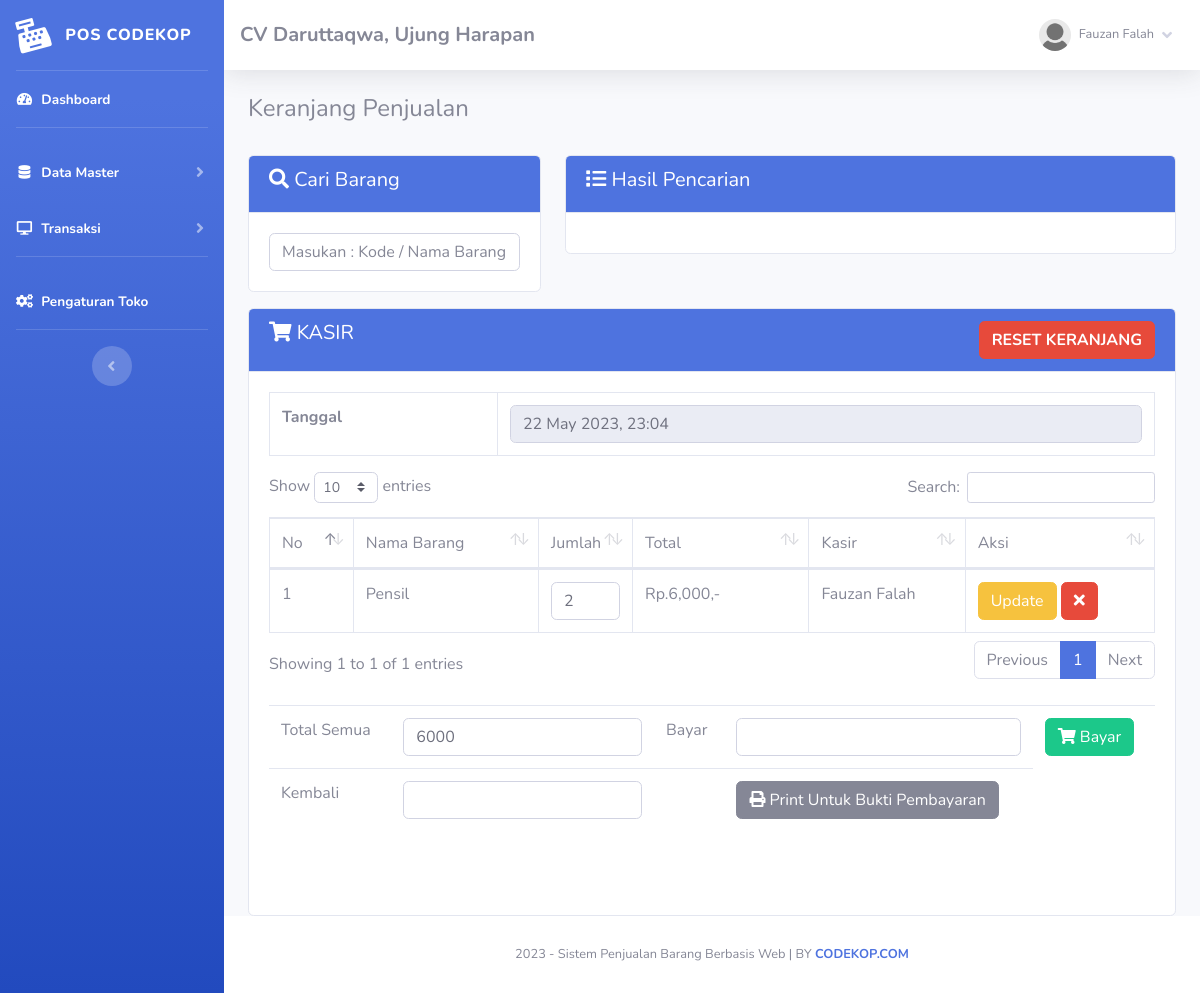
The page /index.php?page=jual (signed in) on the database its author committed.
### tables this page shows
CREATE TABLE `toko` (
  `id_toko` int(11) NOT NULL,
  `nama_toko` varchar(255) NOT NULL,
  `alamat_toko` text NOT NULL,
  `tlp` varchar(255) NOT NULL,
  `nama_pemilik` varchar(255) NOT NULL
);

CREATE TABLE `member` (
  `id_member` int(11) NOT NULL,
  `nm_member` varchar(255) NOT NULL,
  `alamat_member` text NOT NULL,
  `telepon` varchar(255) NOT NULL,
  `email` varchar(255) NOT NULL,
  `gambar` text NOT NULL,
  `NIK` text NOT NULL
);

CREATE TABLE `penjualan` (
  `id_penjualan` int(11) NOT NULL,
  `id_barang` varchar(255) NOT NULL,
  `id_member` int(11) NOT NULL,
  `jumlah` varchar(255) NOT NULL,
  `total` varchar(255) NOT NULL,
  `tanggal_input` varchar(255) NOT NULL
);

CREATE TABLE `barang` (
  `id` int(11) NOT NULL,
  `id_barang` varchar(255) NOT NULL,
  `id_kategori` int(11) NOT NULL,
  `nama_barang` text NOT NULL,
  `merk` varchar(255) NOT NULL,
  `harga_beli` varchar(255) NOT NULL,
  `harga_jual` varchar(255) NOT NULL,
  `satuan_barang` varchar(255) NOT NULL,
  `stok` text NOT NULL,
  `tgl_input` varchar(255) NOT NULL,
  `tgl_update` varchar(255) DEFAULT NULL
);

### fungsi/view/view.php (called while the page is built, shortened)
<?php
class view
{
    protected $db;
    public function __construct($db)
    {
        $this->db = $db;
    }
    public function member_edit($id)
    {
        $sql = "select member.*, login.*
                from member inner join login on member.id_member = login.id_member
                where member.id_member= ?";
        $row = $this-> db -> prepare($sql);
        $row -> execute(array($id));
        $hasil = $row -> fetch();
        return $hasil;
    }
    public function toko()
    {
        $sql = "select*from toko where id_toko='1'";
        $row = $this-> db -> prepare($sql);
        $row -> execute();
        $hasil = $row -> fetch();
        return $hasil;
    }
    public function penjualan()
    {
        $sql ="SELECT penjualan.* , barang.id_barang, barang.nama_barang, member.id_member,
                member.nm_member from penjualan
                left join barang on barang.id_barang=penjualan.id_barang
                left join member on member.id_member=penjualan.id_member
                ORDER BY id_penjualan";
        $row = $this-> db -> prepare($sql);
        $row -> execute();
        $hasil = $row -> fetchAll();
        return $hasil;
    }
}

### admin/module/jual/index.php (the view, shortened to what this page needs)
<h4>Keranjang Penjualan</h4>
<br>
<div class="row">
	<div class="col-sm-4">
		<div class="card card-primary mb-3">
			<div class="card-header bg-primary text-white">
				<h5><i class="fa fa-search"></i> Cari Barang</h5>
			</div>
			<div class="card-body">
				<input type="text" id="cari" class="form-control" name="cari" placeholder="Masukan : Kode / Nama Barang  [ENTER]">
			</div>
		</div>
	</div>
	<div class="col-sm-8">
		<div class="card card-primary mb-3">
			<div class="card-header bg-primary text-white">
				<h5><i class="fa fa-list"></i> Hasil Pencarian</h5>
			</div>
			<div class="card-body">
			</div>
		</div>
	</div>
	<div class="col-sm-12">
		<div class="card card-primary">
			<div class="card-header bg-primary text-white">
				<h5><i class="fa fa-shopping-cart"></i> KASIR
				<a class="btn btn-danger float-right"
					onclick="javascript:return confirm('Apakah anda ingin reset keranjang ?');" href="fungsi/hapus/hapus.php?penjualan=jual">
					<b>RESET KERANJANG</b></a>
				</h5>
			</div>
			<div class="card-body">
				<div id="keranjang" class="table-responsive">
					<table class="table table-bordered">
						<tr>
							<td><b>Tanggal</b></td>
							<td><input type="text" readonly="readonly" class="form-control" value="<?php echo date("j F Y, G:i");?>" name="tgl"></td>
						</tr>
					</table>
					<table class="table table-bordered w-100" id="example1">
						<thead>
							<tr>
								<td> No</td>
								<td> Nama Barang</td>
								<td style="width:10%;"> Jumlah</td>
								<td style="width:20%;"> Total</td>
								<td> Kasir</td>
								<td> Aksi</td>
							</tr>
						</thead>
						<tbody>
							<?php $total_bayar=0; $no=1; $hasil_penjualan = $lihat -> penjualan();?>
							<?php foreach($hasil_penjualan  as $isi){?>
							<tr>
								<td><?php echo $no;?></td>
								<td><?php echo $isi['nama_barang'];?></td>
								<td>
									<form method="POST" action="fungsi/edit/edit.php?jual=jual">
											<input type="number" name="jumlah" value="<?php echo $isi['jumlah'];?>" class="form-control">
										</td>
										<td>Rp.<?php echo number_format($isi['total']);?>,-</td>
										<td><?php echo $isi['nm_member'];?></td>
										<td>
											<button type="submit" class="btn btn-warning">Update</button>
									<a href="fungsi/hapus/hapus.php?jual=jual&id=<?php echo $isi['id_penjualan'];?>&brg=<?php echo $isi['id_barang'];?>
										&jml=<?php echo $isi['jumlah']; ?>"  class="btn btn-danger"><i class="fa fa-times"></i>
									</a>
								</td>
							</tr>
							<?php $no++; $total_bayar += $isi['total'];}?>
						</tbody>
				</table>
				<br/>
				<div id="kasirnya">
					<table class="table table-stripped">
						<form method="POST" action="index.php?page=jual&nota=yes#kasirnya">
							<tr>
								<td>Total Semua  </td>
								<td><input type="text" class="form-control" name="total" value="<?php echo $total_bayar;?>"></td>
								<td>Bayar  </td>
								<td><input type="text" class="form-control" name="bayar" value="<?php echo $bayar;?>"></td>
								<td><button class="btn btn-success"><i class="fa fa-shopping-cart"></i> Bayar</button>
								<?php  if(!empty($_GET['nota'] == 'yes')) {?>
									<a class="btn btn-danger" href="fungsi/hapus/hapus.php?penjualan=jual">
									<b>RESET</b></a></td><?php }?></td>
							</tr>
						</form>
						<tr>
							<td>Kembali</td>
							<td><input type="text" class="form-control" value="<?php echo $hitung;?>"></td>
							<td></td>
							<td>
								<a href="print.php?nm_member=<?php echo $_SESSION['admin']['nm_member'];?>
								&bayar=<?php echo $bayar;?>&kembali=<?php echo $hitung;?>" target="_blank">
								<button class="btn btn-secondary">
									<i class="fa fa-print"></i> Print Untuk Bukti Pembayaran
								</button></a>
							</td>
						</tr>
					</table>
					<br/>
					<br/>
				</div>
			</div>
		</div>
	</div>
</div>

### admin/template/sidebar.php (shortened to what this page needs)
<?php
    $id = $_SESSION['admin']['id_member'];
    $hasil_profil = $lihat -> member_edit($id);
?>
<ul class="navbar-nav bg-gradient-primary sidebar sidebar-dark accordion" id="accordionSidebar">
    <a class="sidebar-brand d-flex align-items-center justify-content-center" href="index.php">
        <div class="sidebar-brand-icon rotate-n-15">
            <i class="fas fa-cash-register"></i>
        </div>
        <div class="sidebar-brand-text mx-3">POS Codekop<sup></sup></div>
    </a>
    <hr class="sidebar-divider my-0">
    <li class="nav-item active">
        <a class="nav-link" href="index.php">
            <i class="fas fa-fw fa-tachometer-alt"></i>
            <span>Dashboard</span></a>
    </li>
    <hr class="sidebar-divider">
    <li class="nav-item active">
        <a class="nav-link collapsed" href="#" data-toggle="collapse" data-target="#collapseTwo" aria-expanded="true"
            aria-controls="collapseTwo">
            <i class="fas fa-fw fa-database"></i>
            <span>Data Master</span>
        </a>
    </li>
    <li class="nav-item active">
        <a class="nav-link collapsed" href="#" data-toggle="collapse" data-target="#collapse3" aria-expanded="true"
            aria-controls="collapse3">
            <i class="fas fa-fw fa-desktop"></i>
            <span>Transaksi</span>
        </a>
    </li>
    <hr class="sidebar-divider">
    <li class="nav-item active">
        <a class="nav-link" href="index.php?page=pengaturan">
            <i class="fas fa-fw fa-cogs"></i>
            <span>Pengaturan Toko</span></a>
    </li>
    <hr class="sidebar-divider d-none d-md-block">
    <div class="text-center d-none d-md-inline">
        <button class="rounded-circle border-0" id="sidebarToggle"></button>
    </div>
</ul>
<div id="content-wrapper" class="d-flex flex-column">
    <div id="content">
        <nav class="navbar navbar-expand navbar-light bg-white topbar mb-4 static-top shadow">
            <h5 class="d-lg-block d-none mt-2"><b><?php echo $toko['nama_toko'];?>, <?php echo $toko['alamat_toko'];?></b></h5>
            <ul class="navbar-nav ml-auto">
                <li class="nav-item dropdown no-arrow">
                    <a class="nav-link dropdown-toggle" href="#" id="userDropdown" role="button" data-toggle="dropdown"
                        aria-haspopup="true" aria-expanded="false">
                        <img class="img-profile rounded-circle"
                            src="assets/img/user/<?php echo $hasil_profil['gambar'];?>">
                        <span
                            class="mr-2 d-none d-lg-inline text-gray-600 small ml-2"><?php echo $hasil_profil['nm_member'];?></span>
                        <i class="fas fa-angle-down"></i>
                    </a>
                </li>
            </ul>
        </nav>
        <div class="container-fluid">

### rows shown on the page
toko: nama_toko "CV Daruttaqwa", alamat_toko "Ujung Harapan"
penjualan: barang.nama_barang "Pensil", jumlah "2", total "6,000", id_member.nm_member "Fauzan Falah"

### other values the page prints
$hasil_profil['nm_member'] "Fauzan Falah"
